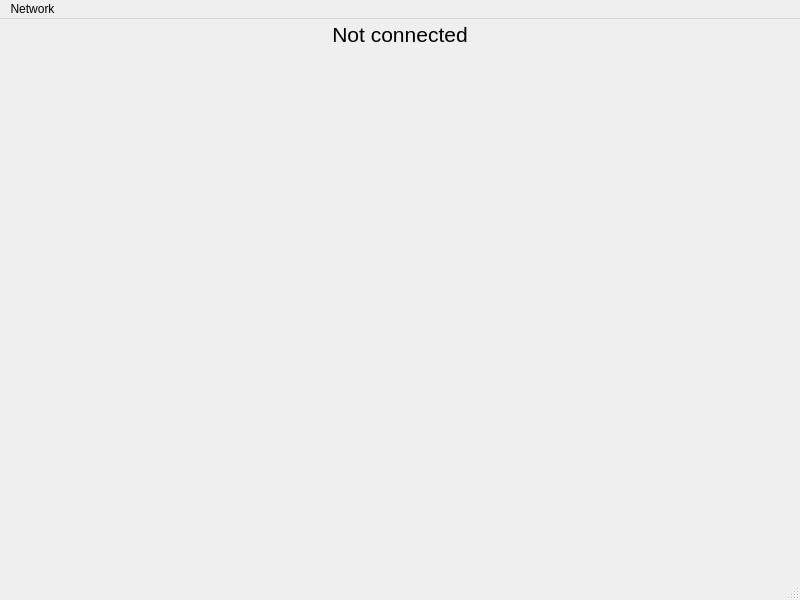
<?xml version="1.0" encoding="UTF-8"?>
<ui version="4.0">
 <class>MainWindow</class>
 <widget class="QMainWindow" name="MainWindow">
  <property name="geometry">
   <rect>
    <x>0</x>
    <y>0</y>
    <width>800</width>
    <height>600</height>
   </rect>
  </property>
  <property name="windowTitle">
   <string>Achtung, die Kurve</string>
  </property>
  <widget class="QWidget" name="centralwidget">
   <widget class="GameWindow" name="gameWindow" native="true">
    <property name="geometry">
     <rect>
      <x>10</x>
      <y>30</y>
      <width>780</width>
      <height>520</height>
     </rect>
    </property>
   </widget>
   <widget class="QLabel" name="statusLabel">
    <property name="geometry">
     <rect>
      <x>10</x>
      <y>0</y>
      <width>780</width>
      <height>30</height>
     </rect>
    </property>
    <property name="font">
     <font>
      <pointsize>16</pointsize>
     </font>
    </property>
    <property name="text">
     <string>Not connected</string>
    </property>
    <property name="alignment">
     <set>Qt::AlignCenter</set>
    </property>
   </widget>
  </widget>
  <widget class="QMenuBar" name="menubar">
   <property name="geometry">
    <rect>
     <x>0</x>
     <y>0</y>
     <width>800</width>
     <height>21</height>
    </rect>
   </property>
   <widget class="QMenu" name="menuNetwork">
    <property name="title">
     <string>Network</string>
    </property>
    <addaction name="actionHost"/>
    <addaction name="actionConnect"/>
    <addaction name="actionDisconnect"/>
   </widget>
   <addaction name="menuNetwork"/>
  </widget>
  <widget class="QStatusBar" name="statusbar"/>
  <action name="actionConnect">
   <property name="text">
    <string>Connect</string>
   </property>
  </action>
  <action name="actionDisconnect">
   <property name="text">
    <string>Disconnect</string>
   </property>
  </action>
  <action name="actionFPS">
   <property name="text">
    <string>FPS</string>
   </property>
  </action>
  <action name="actionMS">
   <property name="text">
    <string>MS</string>
   </property>
  </action>
  <action name="actionPacket_Loss">
   <property name="text">
    <string>Packet Loss</string>
   </property>
  </action>
  <action name="actionHost">
   <property name="text">
    <string>Host</string>
   </property>
  </action>
 </widget>
 <customwidgets>
  <customwidget>
   <class>GameWindow</class>
   <extends>QWidget</extends>
   <header>gamewindow.h</header>
   <container>1</container>
  </customwidget>
 </customwidgets>
 <resources/>
 <connections/>
</ui>
